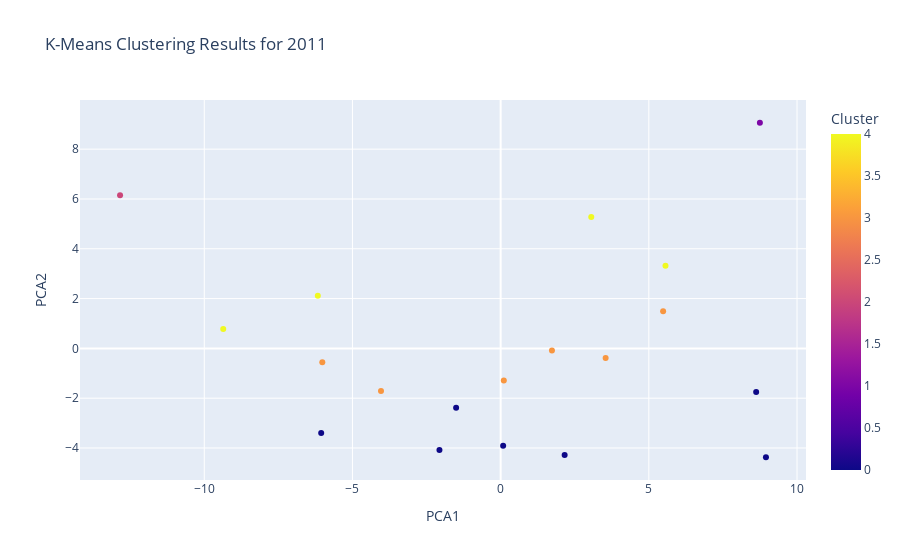
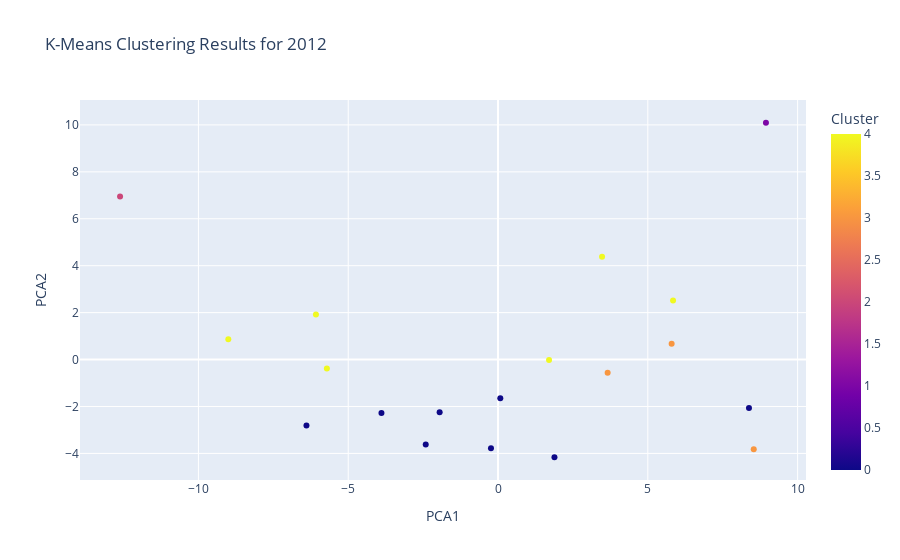
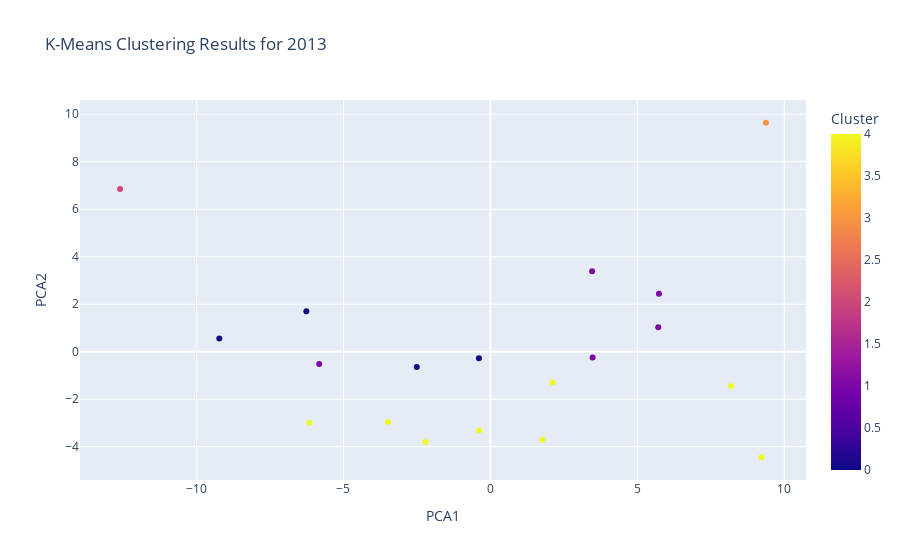
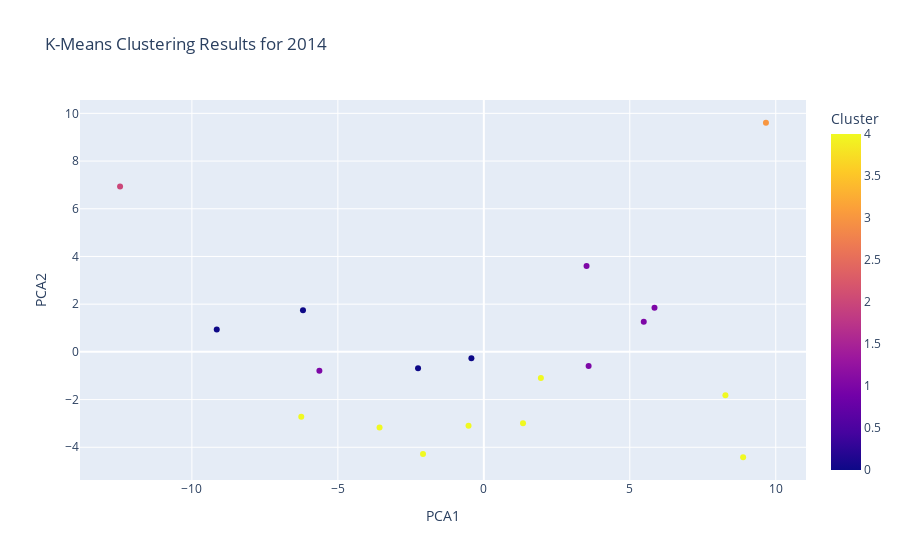

Source (notebook cell) for these figures, in order:
### Code cell
# for each year, cluster regions based on indices, setting 5 clusters

clusters_df = pd.DataFrame(columns=[])

for year in indices_region_df["Year"].unique(): 
    year_data = indices_region_df[indices_region_df["Year"] == year]
    year_data_scaled = scaler.fit_transform(year_data.drop(columns=["Region", "Year"]))
    year_data_scaled_df = pd.DataFrame(year_data_scaled, columns=year_data.drop(columns=["Region", "Year"]).columns)
    
    clustered_year_data, kmeans_model = kmeans_clustering(year_data_scaled_df, n_clusters=5)
    clustered_year_data["Region"] = year_data["Region"].values
    clustered_year_data["Year"] = year
    
    # visualize clusters in PCA space
    pca = PCA(n_components=2)
    pca_result = pca.fit_transform(year_data_scaled_df)
    year_data_scaled_df["PCA1"] = pca_result[:, 0]
    year_data_scaled_df["PCA2"] = pca_result[:, 1]
    year_data_scaled_df["Cluster"] = clustered_year_data["Cluster"].values  # ensure cluster info is present

    # make dataframe with years as columns, region as row, and cluster as value, updating clusters_df with each year
    cluster_pivot = year_data_scaled_df.pivot_table(index="Region", columns="Year", values="Cluster")
    clusters_df = pd.concat([clusters_df, cluster_pivot], axis=1)

    # Add Region and Year from year_data for hover info
    year_data_scaled_df["Region"] = year_data["Region"].values
    year_data_scaled_df["Year"] = year

    fig = px.scatter(
        year_data_scaled_df,
        x="PCA1",
        y="PCA2",
        color="Cluster",
        hover_data=["PCA1", "PCA2", "Region", "Year"],
        title=f"K-Means Clustering Results for {year}"
    )
    fig.show()

### Figure 1 — Plotly figure (JSON) as saved in the notebook; plotly's stock layout.template omitted (floating-point values rounded to 4 significant figures)
{"data": [{"customdata": [["01", "2011"], ["02", "2011"], ["04", "2011"], ["05", "2011"], ["06", "2011"], ["07", "2011"], ["08", "2011"], ["09", "2011"], ["10", "2011"], ["11", "2011"], ["12", "2011"], ["13", "2011"], ["14", "2011"], ["15", "2011"], ["16", "2011"], ["17", "2011"], ["18", "2011"], ["19", "2011"], ["21", "2011"]], "hovertemplate": "PCA1=%{x}<br>PCA2=%{y}<br>Region=%{customdata[0]}<br>Year=%{customdata[1]}<br>Cluster=%{marker.color}<extra></extra>", "legendgroup": "", "marker": {"color": [2, 4, 0, 3, 4, 3, 0, 0, 0, 3, 0, 3, 3, 4, 3, 4, 0, 0, 1], "coloraxis": "coloraxis", "symbol": "circle"}, "mode": "markers", "name": "", "orientation": "v", "showlegend": false, "type": "scatter", "x": [-12.84, -9.36, -6.055, -6.017, -6.169, -4.037, -2.065, -1.502, 0.08474, 0.1065, 2.159, 1.732, 3.543, 3.057, 5.482, 5.562, 8.952, 8.622, 8.747], "xaxis": "x", "y": [6.152, 0.7823, -3.395, -0.5577, 2.118, -1.706, -4.081, -2.388, -3.909, -1.288, -4.278, -0.08765, -0.3838, 5.274, 1.496, 3.318, -4.371, -1.754, 9.061], "yaxis": "y"}], "layout": {"coloraxis": {"colorbar": {"title": {"text": "Cluster"}}, "colorscale": [[0, "#0d0887"], [0.1111, "#46039f"], [0.2222, "#7201a8"], [0.3333, "#9c179e"], [0.4444, "#bd3786"], [0.5556, "#d8576b"], [0.6667, "#ed7953"], [0.7778, "#fb9f3a"], [0.8889, "#fdca26"], [1, "#f0f921"]]}, "legend": {"tracegroupgap": 0}, "title": {"text": "K-Means Clustering Results for 2011"}, "xaxis": {"anchor": "y", "domain": [0, 1], "title": {"text": "PCA1"}}, "yaxis": {"anchor": "x", "domain": [0, 1], "title": {"text": "PCA2"}}}}

### Figure 2 — Plotly figure (JSON) as saved in the notebook; plotly's stock layout.template omitted (floating-point values rounded to 4 significant figures)
{"data": [{"customdata": [["01", "2012"], ["02", "2012"], ["04", "2012"], ["05", "2012"], ["06", "2012"], ["07", "2012"], ["08", "2012"], ["09", "2012"], ["10", "2012"], ["11", "2012"], ["12", "2012"], ["13", "2012"], ["14", "2012"], ["15", "2012"], ["16", "2012"], ["17", "2012"], ["18", "2012"], ["19", "2012"], ["21", "2012"]], "hovertemplate": "PCA1=%{x}<br>PCA2=%{y}<br>Region=%{customdata[0]}<br>Year=%{customdata[1]}<br>Cluster=%{marker.color}<extra></extra>", "legendgroup": "", "marker": {"color": [2, 4, 0, 4, 4, 0, 0, 0, 0, 0, 0, 4, 3, 4, 3, 4, 3, 0, 1], "coloraxis": "coloraxis", "symbol": "circle"}, "mode": "markers", "name": "", "orientation": "v", "showlegend": false, "type": "scatter", "x": [-12.62, -9.002, -6.394, -5.713, -6.078, -3.89, -2.413, -1.949, -0.235, 0.07629, 1.884, 1.704, 3.659, 3.473, 5.795, 5.842, 8.536, 8.377, 8.943], "xaxis": "x", "y": [6.949, 0.8708, -2.81, -0.3853, 1.917, -2.276, -3.622, -2.251, -3.775, -1.651, -4.163, -0.01957, -0.5651, 4.377, 0.6718, 2.522, -3.824, -2.06, 10.09], "yaxis": "y"}], "layout": {"coloraxis": {"colorbar": {"title": {"text": "Cluster"}}, "colorscale": [[0, "#0d0887"], [0.1111, "#46039f"], [0.2222, "#7201a8"], [0.3333, "#9c179e"], [0.4444, "#bd3786"], [0.5556, "#d8576b"], [0.6667, "#ed7953"], [0.7778, "#fb9f3a"], [0.8889, "#fdca26"], [1, "#f0f921"]]}, "legend": {"tracegroupgap": 0}, "title": {"text": "K-Means Clustering Results for 2012"}, "xaxis": {"anchor": "y", "domain": [0, 1], "title": {"text": "PCA1"}}, "yaxis": {"anchor": "x", "domain": [0, 1], "title": {"text": "PCA2"}}}}

### Figure 3 — Plotly figure (JSON) as saved in the notebook; plotly's stock layout.template omitted (floating-point values rounded to 4 significant figures)
{"data": [{"customdata": [["01", "2013"], ["02", "2013"], ["04", "2013"], ["05", "2013"], ["06", "2013"], ["07", "2013"], ["08", "2013"], ["09", "2013"], ["10", "2013"], ["11", "2013"], ["12", "2013"], ["13", "2013"], ["14", "2013"], ["15", "2013"], ["16", "2013"], ["17", "2013"], ["18", "2013"], ["19", "2013"], ["21", "2013"]], "hovertemplate": "PCA1=%{x}<br>PCA2=%{y}<br>Region=%{customdata[0]}<br>Year=%{customdata[1]}<br>Cluster=%{marker.color}<extra></extra>", "legendgroup": "", "marker": {"color": [2, 0, 4, 1, 0, 4, 4, 0, 4, 0, 4, 4, 1, 1, 1, 1, 4, 4, 3], "coloraxis": "coloraxis", "symbol": "circle"}, "mode": "markers", "name": "", "orientation": "v", "showlegend": false, "type": "scatter", "x": [-12.6, -9.224, -6.156, -5.826, -6.263, -3.485, -2.205, -2.506, -0.3813, -0.3917, 1.767, 2.117, 3.478, 3.46, 5.71, 5.734, 9.217, 8.182, 9.375], "xaxis": "x", "y": [6.857, 0.5558, -2.986, -0.5172, 1.708, -2.96, -3.796, -0.6441, -3.32, -0.2743, -3.704, -1.295, -0.2468, 3.389, 1.027, 2.444, -4.442, -1.437, 9.642], "yaxis": "y"}], "layout": {"coloraxis": {"colorbar": {"title": {"text": "Cluster"}}, "colorscale": [[0, "#0d0887"], [0.1111, "#46039f"], [0.2222, "#7201a8"], [0.3333, "#9c179e"], [0.4444, "#bd3786"], [0.5556, "#d8576b"], [0.6667, "#ed7953"], [0.7778, "#fb9f3a"], [0.8889, "#fdca26"], [1, "#f0f921"]]}, "legend": {"tracegroupgap": 0}, "title": {"text": "K-Means Clustering Results for 2013"}, "xaxis": {"anchor": "y", "domain": [0, 1], "title": {"text": "PCA1"}}, "yaxis": {"anchor": "x", "domain": [0, 1], "title": {"text": "PCA2"}}}}

### Figure 4 — Plotly figure (JSON) as saved in the notebook; plotly's stock layout.template omitted (floating-point values rounded to 4 significant figures)
{"data": [{"customdata": [["01", "2014"], ["02", "2014"], ["04", "2014"], ["05", "2014"], ["06", "2014"], ["07", "2014"], ["08", "2014"], ["09", "2014"], ["10", "2014"], ["11", "2014"], ["12", "2014"], ["13", "2014"], ["14", "2014"], ["15", "2014"], ["16", "2014"], ["17", "2014"], ["18", "2014"], ["19", "2014"], ["21", "2014"]], "hovertemplate": "PCA1=%{x}<br>PCA2=%{y}<br>Region=%{customdata[0]}<br>Year=%{customdata[1]}<br>Cluster=%{marker.color}<extra></extra>", "legendgroup": "", "marker": {"color": [2, 0, 4, 1, 0, 4, 4, 0, 4, 0, 4, 4, 1, 1, 1, 1, 4, 4, 3], "coloraxis": "coloraxis", "symbol": "circle"}, "mode": "markers", "name": "", "orientation": "v", "showlegend": false, "type": "scatter", "x": [-12.46, -9.149, -6.254, -5.633, -6.195, -3.572, -2.083, -2.254, -0.5239, -0.4259, 1.342, 1.954, 3.589, 3.519, 5.478, 5.846, 8.882, 8.276, 9.664], "xaxis": "x", "y": [6.932, 0.9342, -2.724, -0.7947, 1.748, -3.174, -4.279, -0.6834, -3.096, -0.2661, -2.997, -1.098, -0.5928, 3.598, 1.266, 1.854, -4.418, -1.814, 9.606], "yaxis": "y"}], "layout": {"coloraxis": {"colorbar": {"title": {"text": "Cluster"}}, "colorscale": [[0, "#0d0887"], [0.1111, "#46039f"], [0.2222, "#7201a8"], [0.3333, "#9c179e"], [0.4444, "#bd3786"], [0.5556, "#d8576b"], [0.6667, "#ed7953"], [0.7778, "#fb9f3a"], [0.8889, "#fdca26"], [1, "#f0f921"]]}, "legend": {"tracegroupgap": 0}, "title": {"text": "K-Means Clustering Results for 2014"}, "xaxis": {"anchor": "y", "domain": [0, 1], "title": {"text": "PCA1"}}, "yaxis": {"anchor": "x", "domain": [0, 1], "title": {"text": "PCA2"}}}}
